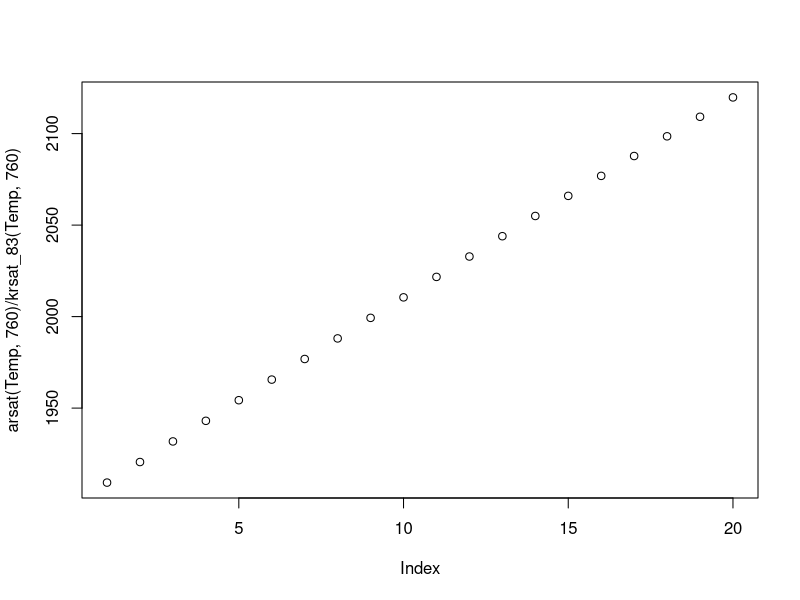
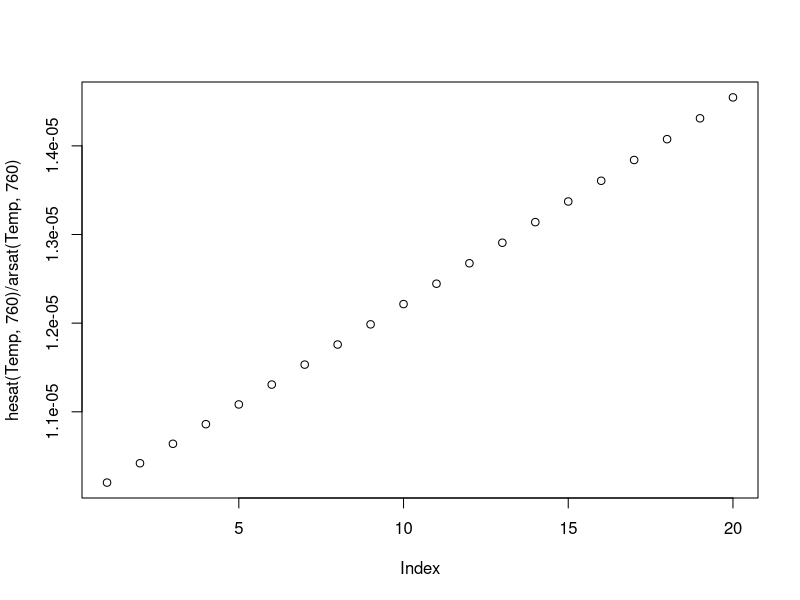

These figures' R source, in order:

############################################################################################################
# Gas functions to estimate saturation concentrations
# Bob Hall  
# Sept 2015

# This code includes calculations for barometric pressure (bp), water density, oxygen saturation, nitrogen saturation, and argon saturation.
# If you have bp in mmHg from a handheld sensor you do not need to calculate the bp again. 
# Execute these functions first before using MIMS_data_function_example.R 
############################################################################################################

###########################################
# Correct BAROMETRIC PRESSURE for altitude
###########################################	

### bpcalc function estimates barometric pressure (BP) given altitude and standard BP
### This is based on the barometric formula
### temp = degC for the water
### alt = elevation in m
### bpst = standard barometric pressure in inches of Hg (usually given by weather websites).  
### Temp is usually relative to a standard, 15 degC, and I have hard coded it at 15.  
### Source: John Colt, Dissolved Gas Concentration in Water: Computation as Functions of Temperature, Salinity and Pressure, 2012

# bpcalc<- function(bpst, alt) {
# 
# bpst*25.4*exp((-9.80665*0.0289644*alt)/(8.31447*(273.15+15)))
# 
# }
# 
# 
# bpcalc(bpst=29.92,alt=2400)
# ##or as 
# bpcalc(29.92, 2400)


###########################################
# Calculate WATER DENSITY w/ Temp and BP
###########################################	

### Water density of air saturated water given water temperature in degC.  
### Source: Paterson and Morris 1994, Meterologia
watdens<-function(temp){
	
	t<-temp
	# coeffs to model temperature and water density
A <- 7.0132e-5
B <- 7.926295e-3 
C <-  -7.575477e-5 
D<- 7.314701e-7
E <-  -3.596363e-9
# max density reference temperature
to<- 3.9818

# calculates the density of water (in kg/m³) based on the temperature difference to reference temp 
dens<- (999.97358- (A*(t-to) + B*(t-to)^2 +C*(t-to)^3 + D*(t-to)^4+E*(t-to)^5) ) -4.873e-3 + 1.708e-4*t - 3.108e-6 * t^2
dens/1000
}

##call as
watdens(20)


###########################################
# Calculate O2 SATURATION w/ Temp and BP
###########################################	

### Oxygen saturation. Alternative formulation from Garcia and Gordon (umol/kg), which is converted to mg/L and corrected for water density.  
### This function gives the same values as from Colt and is the one a MIMSer should use.
### u is the vapor pressure of water
### Ending units mg/L
osat1<- function(temp, bp) {
	u<-10^(8.10765-(1750.286/(235+temp)))
	ts<-log((298.15-temp) / (273.15 + temp))
	a0<-5.80871
	a1<-3.20291
	a2<-4.17887
	a3<-5.1006
	a4<- -9.86643e-2
	a5<-3.88767
	
	u<-10^(8.10765-(1750.286/(235+temp)))
	sato<-(exp(a0 + a1*ts + a2*ts^2 + a3*ts^3 + a4*ts^4)+a5*ts^5)*((bp-u)/(760-u))
	watdens(temp)*sato*(31.9988/1000)##converts umol/kg to mg/L
	
	}

##call as
osat1(20, 590.2)


###########################################
# Calculate N2 SATURATION w/ Temp and BP
###########################################	
### Nitrogen saturation. From Hamme and Emerson 2004 Deep Sea Res.
### Ending units mg/L

nsat<- function(temp, bp) {
	

	ts<-log((298.15-temp) / (273.15 + temp))
	a0<-6.42931
	a1<-2.92704
	a2<-4.32531
	a3<-4.69149
	
u<-10^(8.10765-(1750.286/(235+temp)))
	satn<-(exp(a0 + a1*ts + a2*ts^2 + a3*ts^3))*((bp-u)/(760-u))
	watdens(temp)*satn*(28.014/1000)##converts umol/kg to mg/L
}

##call as
nsat(20,760)


###########################################
# Calculate Ar SATURATION w/ Temp and BP
###########################################	
### Argon saturation. From Hamme and Emerson 2004 Deep Sea Res.
### Checked against values in Colts table and correct.
### Units mg/L   

arsat<- function(temp, bp) {
	

	ts<-log((298.15-temp) / (273.15 + temp))
	a0<-2.79150
	a1<-3.17609
	a2<-4.13116
	a3<-4.90379
	
	u<-10^(8.10765-(1750.286/(235+temp)))
	satar<-(exp(a0 + a1*ts + a2*ts^2 + a3*ts^3))*((bp-u)/(760-u))
	watdens(temp)*satar*(39.948/1000)##converts umol/kg to mg/L
}

##call as
arsat(10,760)


###########################################
# Calculate Kr SATURATION w/ Temp and BP
###########################################	
### Krypton saturation. 

### Units mg/L   


krsat_83<- function(temp, bp) {
  
  # Temperature Transformation into scaled logarithmic form (ts)
  T<-(273.15 + temp)
  # Solubility Coefficients for Argon (ax)
  a0<- -122.4694
  a1<- 153.5654
  a2<-  70.1969
  a3<- -8.5224
  
  # Water vapor pressure calculation (u)
  # u reduces the amount of Ar that can be dissolved in water because it takes up some space in the gas phase
  u<-10^(8.10765-(1750.286/(235+temp)))
  # Ar saturation: the concentration of Ar that would be dissolved in water at a given temperature, barometric pressure, and u 
  satkr<-(exp(a0 + a1*(100/T) + a2*log(T/100) + a3*(T/100)  ))*((bp-u)/(760-u))
  watdens(temp)*satkr*(83/0.001)#### converts Ar from mol/kg to mg/L
}


krsat_84<- function(temp, bp) {
  
  
  T<-(273.15 + temp)
  a0<- -122.4694
  a1<- 153.5654
  a2<-  70.1969
  a3<- -8.5224
  
  u<-10^(8.10765-(1750.286/(235+temp)))
  satkr<-(exp(a0 + a1*(100/T) + a2*log(T/100) + a3*(T/100)  ))*((bp-u)/(760-u))
  watdens(temp)*satkr*(84/0.001)##converts mol/kg to mg/L
}

krsat_83(20,760)


Temp<-seq(1:20)

plot(arsat(Temp, 760) / krsat_83(Temp, 760))


###########################################
# Calculate He SATURATION w/ Temp and BP
###########################################	
### Helium saturation.
### Equation from Jenkins et al. 2019
### Units mg/L   

hesat<- function(temp, bp) {
  
  
  
  
  T<- (273.15 + temp)
  a1<- -178.1424
  a2<-217.5991
  a3<-140.7506
  a4<- -23.01954
  
  u<-10^(8.10765-(1750.286/(235+temp)))
  sathe<-(exp(a1 + a2*(100/T) + a3*log(T/100) + a4*(T/100) ))*((bp-u)/(760-u))##Concentration in mol/kg
  watdens(temp)*sathe*(4/0.001)##converts mol/kg to mg/L
}

hesat(20,760)

Temp<-seq(1:20)

plot(hesat(Temp, 760) / arsat(Temp, 760))








###########################################	
### Examples of plotting saturation info. 
### Plot to see how O2/Ar changes with temp. Note that these are mass and not molar.
temp<- seq(from=0, to=25, by=1)
#plot(temp, osat1(temp,760)/arsat(temp,760))

#plot(temp, (nsat(temp,571)/28)/(arsat(temp,571)/40)  )
#plot(temp, (nsat(temp,571))/(arsat(temp,571))  )

#(nsat(20,571)/28.014)/(arsat(20,571)/39.948)


#points(10,38.41, pch=16)
#points(16,38.297, pch=16)





###########################################
# GAS EXCHANGE (K) functions
###########################################	

### The gas exchange functions here are not required for the MIMS_datasheet_function_example.R code, but are useful in many other related projects. 

### Gas exchange is sensitive to temperature. 
### This code converts K600 to a value at a specific temp by Schmidt number scaling. From J?hne et al. (1987).
### K600 to KO2
Kcor<-function (temp,K600) {
	K600/(600/(1800.6-(temp*120.1)+(3.7818*temp^2)-(0.047608*temp^3)))^-0.5
	}
	
### K600 to KN2
KcorN<-function (temp,K600) {
	K600/(600/(1970.7-(temp*131.45)+(4.139*temp^2)-(0.052106*temp^3)))^-0.5
	}

### K600 to KAr
KcorAr<-function (temp,K600) {
	K600/(600/(1759.7-(temp*117.37)+(3.6959*temp^2)-(0.046527*temp^3)))^-0.5
	}


### An example of using the above functions: 
### Fort Lupton nsat, elevation 1496 m
#bpcalc(bpst=29.92,alt=1496)
#636.4546

fltemp<-c(10,11,12,13,14)
#nsat(fltemp,638.4)*1000/28
# [1] 547.5234 535.8124 524.5701 513.7720 503.3951


## Estimates K600 for KO2 at a given temperature. From Wanninkhof (1992).
K600fromO2<-function (temp, KO2) {
  ((600/(1800.6 - (120.1 * temp) + (3.7818 * temp^2) - (0.047608 * temp^3)))^-0.5) * KO2
}

## Estimates K600 for KAr at a given temperature. From Raymond et al  (2012).
K600fromAr<-function (temp, KAr) {
  ((600/(1799 - (106.96 * temp) + (2.797 * temp^2) - (0.0289 * temp^3)))^-0.5) * KAr
}
